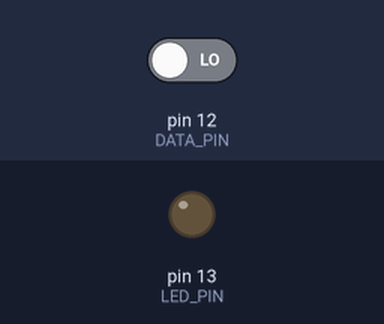
The sketch below on a simulated Arduino Uno, built with avr-gcc and run on an emulated ATmega328P. Shown: output pins drawn as LEDs (lit = HIGH). Inputs (shaded band) come from the test bench; at power-on: pin 12 (DATA_PIN) LOW.

Above: at 1.2 s.
1.3 s: pin 12 (DATA_PIN) driven HIGH
At 2.4 s:
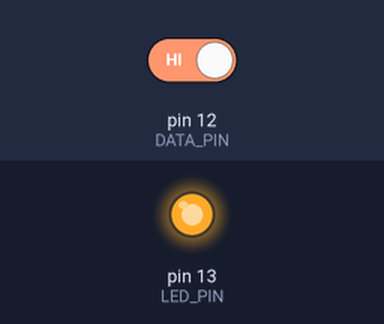
2.8 s: pin 12 (DATA_PIN) driven LOW
At 3.5 s:
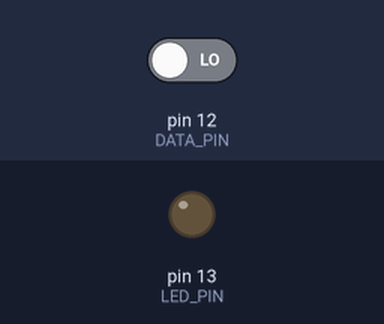
Timing chart, 0 to 5.8 s (numbered marks = the images above; inputs shaded):
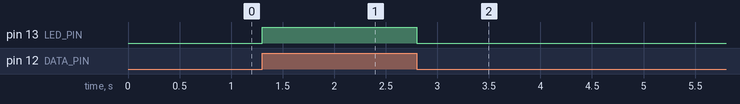

The sketch:

01_if_example.ino
```cpp
const int DATA_PIN = 12;
const int LED_PIN = 13;

void setup() {
  pinMode(DATA_PIN, INPUT);
  pinMode(LED_PIN, OUTPUT);
}

void loop() {
  // Зчитати значення з піна
  int value = digitalRead(DATA_PIN);

  // Засвітити світлодіод, якщо зчитане значення HIGH, інакше - вимкнути
  if (value == HIGH) {
    digitalWrite(LED_PIN, HIGH); // Увімкнути
  }

  if (value == LOW) {
    digitalWrite(LED_PIN, LOW);  // Вимкнути
  }
}
```

Measured:
- after the input at 1.3 s, pin 13 (LED_PIN): LOW → HIGH at once
- after the input at 2.8 s, pin 13 (LED_PIN): HIGH → LOW at once
